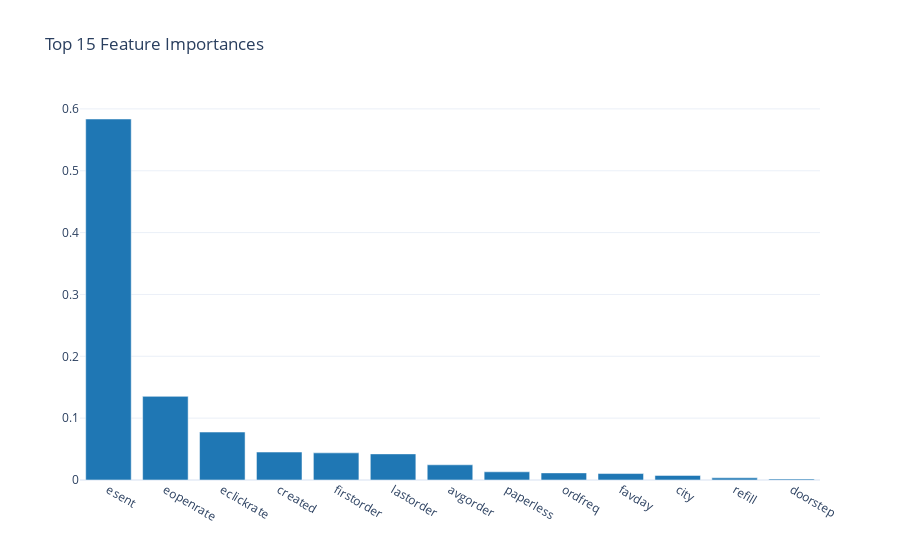

The notebook cell saved with this chart:
### Markdown cell above
## 8.4 Feature Importance (Random Forest)

### Code cell
rf_model = models["Random Forest"]
importance_df = pd.DataFrame({
    "Feature": feature_cols,
    "Importance": rf_model.feature_importances_
}).sort_values("Importance", ascending=False)

top_n = 15
top_features = importance_df.head(top_n)

fig = charts.bar_chart(
    top_features["Feature"].tolist(),
    top_features["Importance"].tolist(),
    title=f"Top {top_n} Feature Importances"
)
display_figure(fig)

### Figure 1 — Plotly figure (JSON) as saved in the notebook; plotly's stock layout.template omitted (floating-point values rounded to 4 significant figures)
{"data": [{"marker": {"color": "#1f77b4"}, "type": "bar", "x": ["esent", "eopenrate", "eclickrate", "created", "firstorder", "lastorder", "avgorder", "paperless", "ordfreq", "favday", "city", "refill", "doorstep"], "y": [0.5837, 0.1352, 0.07751, 0.04519, 0.04388, 0.04222, 0.02457, 0.01324, 0.01151, 0.01043, 0.007409, 0.003458, 0.001686]}], "layout": {"title": {"text": "Top 15 Feature Importances"}, "xaxis": {"title": {}}, "yaxis": {"title": {}}}}
